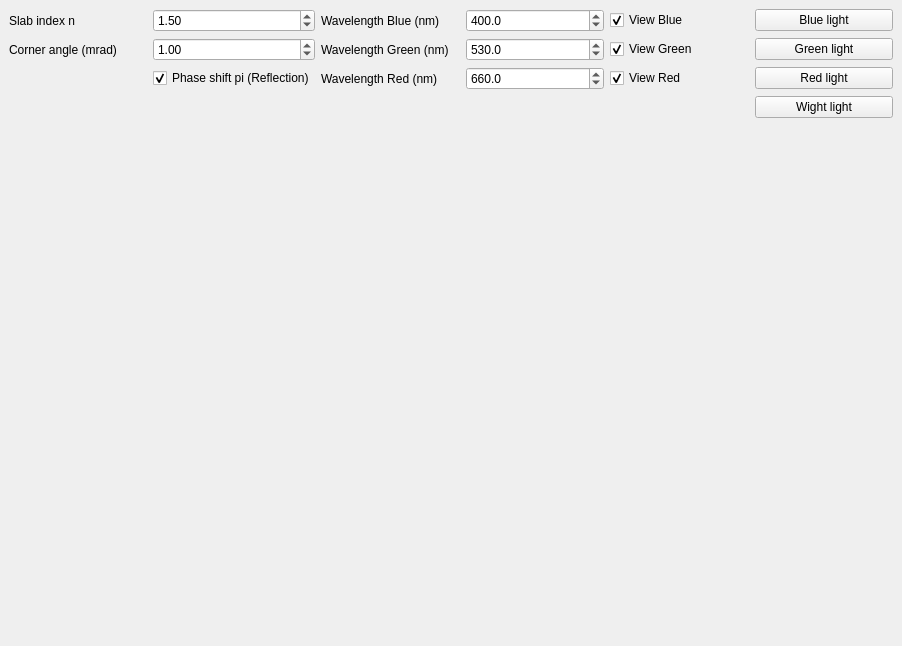
<?xml version="1.0" encoding="UTF-8"?>
<ui version="4.0">
 <class>MainWindow</class>
 <widget class="QMainWindow" name="MainWindow">
  <property name="geometry">
   <rect>
    <x>0</x>
    <y>0</y>
    <width>902</width>
    <height>646</height>
   </rect>
  </property>
  <property name="windowTitle">
   <string>Prismatic Slab</string>
  </property>
  <widget class="QWidget" name="centralWidget">
   <layout class="QVBoxLayout" name="verticalLayout_2">
    <item>
     <layout class="QGridLayout" name="gridLayout_2">
      <item row="2" column="4">
       <widget class="QDoubleSpinBox" name="SpinBox_Lambda3">
        <property name="locale">
         <locale language="English" country="UnitedStates"/>
        </property>
        <property name="suffix">
         <string/>
        </property>
        <property name="decimals">
         <number>1</number>
        </property>
        <property name="minimum">
         <double>625.000000000000000</double>
        </property>
        <property name="maximum">
         <double>800.000000000000000</double>
        </property>
        <property name="singleStep">
         <double>0.100000000000000</double>
        </property>
        <property name="value">
         <double>660.000000000000000</double>
        </property>
       </widget>
      </item>
      <item row="1" column="3">
       <widget class="QLabel" name="label_Lambda2">
        <property name="text">
         <string>Wavelength Green (nm)</string>
        </property>
       </widget>
      </item>
      <item row="0" column="4">
       <widget class="QDoubleSpinBox" name="SpinBox_Lambda1">
        <property name="locale">
         <locale language="English" country="UnitedStates"/>
        </property>
        <property name="decimals">
         <number>1</number>
        </property>
        <property name="minimum">
         <double>300.000000000000000</double>
        </property>
        <property name="maximum">
         <double>519.000000000000000</double>
        </property>
        <property name="singleStep">
         <double>0.100000000000000</double>
        </property>
        <property name="value">
         <double>400.000000000000000</double>
        </property>
       </widget>
      </item>
      <item row="0" column="3">
       <widget class="QLabel" name="label_Lambda1">
        <property name="text">
         <string>Wavelength Blue (nm)</string>
        </property>
       </widget>
      </item>
      <item row="2" column="3">
       <widget class="QLabel" name="label_Lambda3">
        <property name="text">
         <string>Wavelength Red (nm)</string>
        </property>
       </widget>
      </item>
      <item row="1" column="5">
       <widget class="QCheckBox" name="cbg">
        <property name="text">
         <string>View Green</string>
        </property>
        <property name="checked">
         <bool>true</bool>
        </property>
       </widget>
      </item>
      <item row="0" column="6">
       <widget class="QPushButton" name="pushButton_Lambda1">
        <property name="text">
         <string>Blue light</string>
        </property>
       </widget>
      </item>
      <item row="1" column="4">
       <widget class="QDoubleSpinBox" name="SpinBox_Lambda2">
        <property name="locale">
         <locale language="English" country="UnitedStates"/>
        </property>
        <property name="decimals">
         <number>1</number>
        </property>
        <property name="minimum">
         <double>520.000000000000000</double>
        </property>
        <property name="maximum">
         <double>580.000000000000000</double>
        </property>
        <property name="singleStep">
         <double>0.100000000000000</double>
        </property>
        <property name="value">
         <double>530.000000000000000</double>
        </property>
       </widget>
      </item>
      <item row="3" column="6">
       <widget class="QPushButton" name="pushButton_Lambda123">
        <property name="text">
         <string>Wight light</string>
        </property>
       </widget>
      </item>
      <item row="0" column="5">
       <widget class="QCheckBox" name="cbb">
        <property name="text">
         <string>View Blue</string>
        </property>
        <property name="checked">
         <bool>true</bool>
        </property>
       </widget>
      </item>
      <item row="1" column="2">
       <widget class="QDoubleSpinBox" name="SpinBox_angle">
        <property name="locale">
         <locale language="English" country="UnitedStates"/>
        </property>
        <property name="suffix">
         <string notr="true"/>
        </property>
        <property name="decimals">
         <number>2</number>
        </property>
        <property name="minimum">
         <double>0.000000000000000</double>
        </property>
        <property name="maximum">
         <double>50.000000000000000</double>
        </property>
        <property name="singleStep">
         <double>0.100000000000000</double>
        </property>
        <property name="value">
         <double>1.000000000000000</double>
        </property>
       </widget>
      </item>
      <item row="0" column="2">
       <widget class="QDoubleSpinBox" name="SpinBox_ndx">
        <property name="locale">
         <locale language="English" country="UnitedStates"/>
        </property>
        <property name="suffix">
         <string notr="true"/>
        </property>
        <property name="decimals">
         <number>2</number>
        </property>
        <property name="maximum">
         <double>20.000000000000000</double>
        </property>
        <property name="singleStep">
         <double>0.100000000000000</double>
        </property>
        <property name="value">
         <double>1.500000000000000</double>
        </property>
       </widget>
      </item>
      <item row="0" column="1">
       <widget class="QLabel" name="label_ndx">
        <property name="text">
         <string>Slab index n</string>
        </property>
       </widget>
      </item>
      <item row="1" column="1">
       <widget class="QLabel" name="label_angle">
        <property name="text">
         <string>Corner angle (mrad)</string>
        </property>
       </widget>
      </item>
      <item row="2" column="5">
       <widget class="QCheckBox" name="cbr">
        <property name="text">
         <string>View Red</string>
        </property>
        <property name="checked">
         <bool>true</bool>
        </property>
        <property name="autoRepeat">
         <bool>false</bool>
        </property>
        <property name="autoExclusive">
         <bool>false</bool>
        </property>
       </widget>
      </item>
      <item row="1" column="6">
       <widget class="QPushButton" name="pushButton_Lambda2">
        <property name="text">
         <string>Green light</string>
        </property>
       </widget>
      </item>
      <item row="2" column="6">
       <widget class="QPushButton" name="pushButton_Lambda3">
        <property name="text">
         <string>Red light</string>
        </property>
       </widget>
      </item>
      <item row="2" column="2">
       <widget class="QCheckBox" name="cbPhi">
        <property name="enabled">
         <bool>true</bool>
        </property>
        <property name="text">
         <string>Phase shift pi (Reflection)</string>
        </property>
        <property name="checked">
         <bool>true</bool>
        </property>
       </widget>
      </item>
     </layout>
    </item>
    <item>
     <layout class="QVBoxLayout" name="verticalLayout">
      <item>
       <widget class="MPL_WIDGET_2D" name="mplwidget" native="true"/>
      </item>
     </layout>
    </item>
   </layout>
  </widget>
 </widget>
 <customwidgets>
  <customwidget>
   <class>MPL_WIDGET_2D</class>
   <extends>QWidget</extends>
   <header>mplwidget</header>
   <container>1</container>
  </customwidget>
 </customwidgets>
 <resources/>
 <connections/>
</ui>
